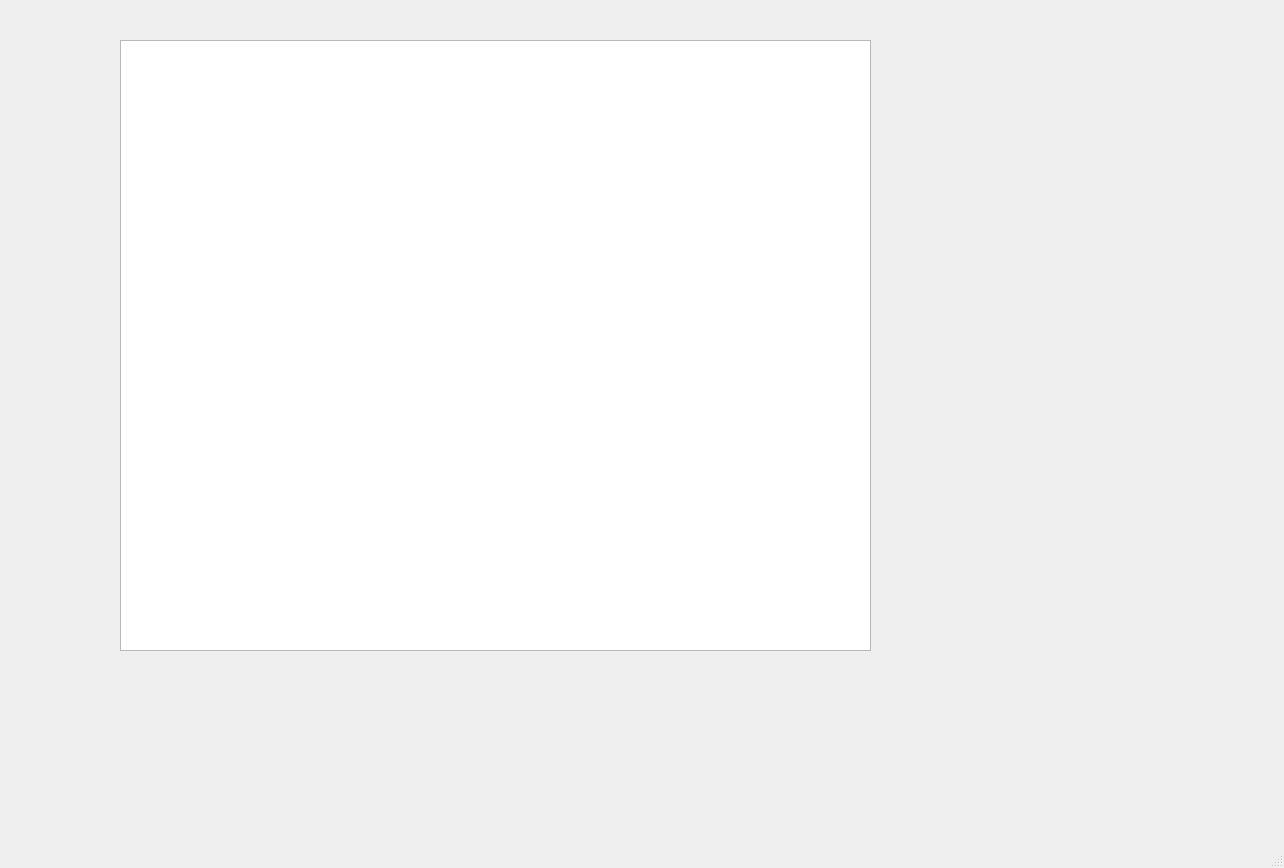
<?xml version="1.0" encoding="UTF-8"?>
<ui version="4.0">
 <class>MainWindow</class>
 <widget class="QMainWindow" name="MainWindow">
  <property name="geometry">
   <rect>
    <x>0</x>
    <y>0</y>
    <width>1284</width>
    <height>868</height>
   </rect>
  </property>
  <property name="windowTitle">
   <string>MainWindow</string>
  </property>
  <widget class="QWidget" name="centralwidget">
   <widget class="QGraphicsView" name="graphicsView">
    <property name="geometry">
     <rect>
      <x>120</x>
      <y>40</y>
      <width>751</width>
      <height>611</height>
     </rect>
    </property>
   </widget>
  </widget>
  <widget class="QMenuBar" name="menubar">
   <property name="geometry">
    <rect>
     <x>0</x>
     <y>0</y>
     <width>1284</width>
     <height>20</height>
    </rect>
   </property>
  </widget>
  <widget class="QStatusBar" name="statusbar"/>
 </widget>
 <resources/>
 <connections/>
</ui>
